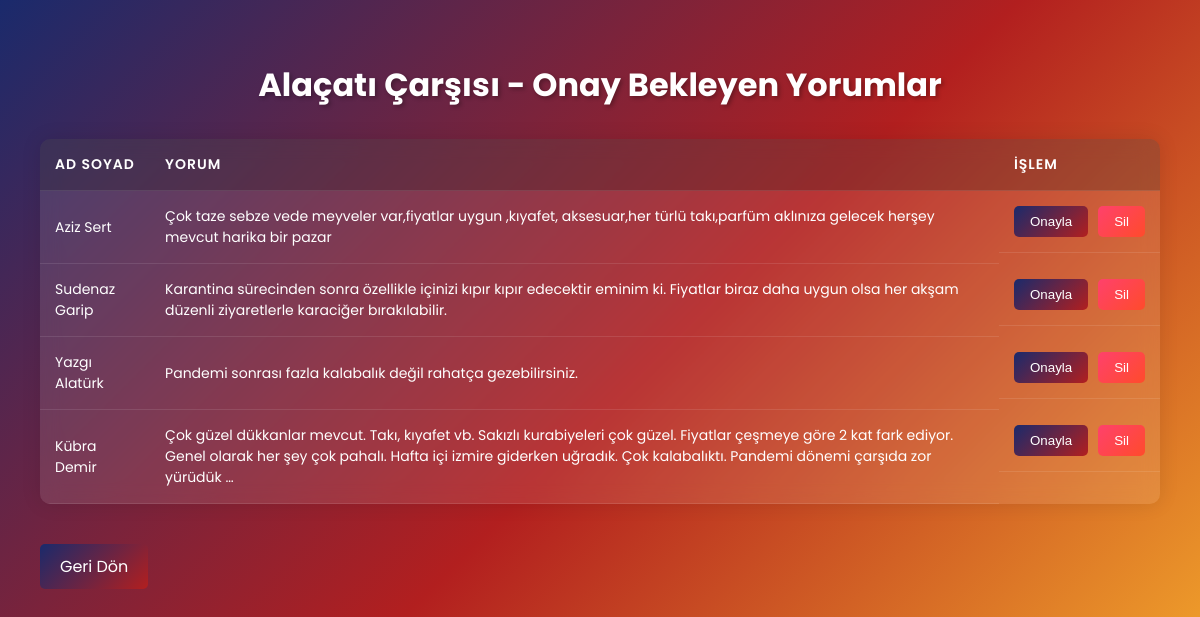
Page /yorumliste.php?id=111&baslik=Alaçatı+Çarşısı on the committed database.
### tables this page shows
CREATE TABLE `yorumlar` (
  `id` int(11) NOT NULL,
  `marker_id` int(11) NOT NULL,
  `yorum` varchar(1000) NOT NULL,
  `durum` int(2) NOT NULL,
  `ad` varchar(100) NOT NULL,
  `soyad` varchar(100) NOT NULL
);

### yorumliste.php (the view, shortened to what this page needs)
<!DOCTYPE html>
<html>
<head>
</head>
<body>
    <div class="container">
        <?php
        $db = new PDO("mysql:host=localhost;dbname=deneme;charset=utf8", "root", "");
        $konum_id = $_GET['id'];
        $baslik = $_GET['baslik'];
        echo "<h1>$baslik - Onay Bekleyen Yorumlar</h1>";
        $sorgu = $db->prepare("SELECT * FROM yorumlar WHERE marker_id = :konum_id AND durum = 0 ORDER BY id DESC");
        $sorgu->execute(['konum_id' => $konum_id]);
        echo '<table class="yorum-table">';
        echo '<thead>';
        echo '<tr>';
        echo '<th>Ad Soyad</th>';
        echo '<th>Yorum</th>';
        echo '<th>İşlem</th>';
        echo '</tr>';
        echo '</thead>';
        echo '<tbody>';
        foreach($sorgu->fetchAll(PDO::FETCH_ASSOC) as $yorum) {
            echo '<tr>';
            echo '<td>' . $yorum['ad'] . ' ' . $yorum['soyad'] . '</td>';
            echo '<td>' . $yorum['yorum'] . '</td>';
            echo '<td class="button-group">';
            echo '<form method="POST" action="yorumonayla.php" style="display: inline;">';
            echo '<button type="submit" class="onay-btn">Onayla</button>';
            echo '</form>';
            echo '<form method="POST" action="yorumsil.php" style="display: inline;">';
            echo '<button type="submit" class="sil-btn" onclick="return confirm(\'Bu yorumu silmek istediğinizden emin misiniz?\')">Sil</button>';
            echo '</form>';
            echo '</td>';
            echo '</tr>';
        }
        echo '</tbody>';
        echo '</table>';
        echo '<a href="yorumbaslik.php" class="geri-btn">Geri Dön</a>';
        ?>
    </div>
</body>
</html>

### yorumliste.php (style rules this page uses)
body { font-family: 'Poppins', sans-serif; background: linear-gradient(135deg, #1a2a6c, #b21f1f, #fdbb2d); margin: 0; padding: 20px; min-height: 100vh; color: white; }
.container { max-width: 1200px; margin: 0 auto; padding: 20px; }
h1 { text-align: center; color: white; margin-bottom: 30px; text-shadow: 2px 2px 4px rgba(0,0,0,0.3); }
.yorum-table { width: 100%; border-collapse: collapse; background: rgba(255, 255, 255, 0.1); backdrop-filter: blur(10px); border-radius: 10px; overflow: hidden; margin-bottom: 20px; box-shadow: 0 0 20px rgba(0,0,0,0.1); }
.yorum-table th, .yorum-table td { padding: 15px; text-align: left; border-bottom: 1px solid rgba(255,255,255,0.1); }
.yorum-table th { background: rgba(0,0,0,0.2); font-weight: 600; text-transform: uppercase; font-size: 14px; letter-spacing: 1px; }
.yorum-table td { font-size: 14px; }
.onay-btn { background: linear-gradient(135deg, #1a2a6c, #b21f1f); color: white; padding: 8px 16px; border: none; border-radius: 5px; cursor: pointer; transition: all 0.3s ease; }
.sil-btn { background: linear-gradient(135deg, #ff416c, #ff4b2b); color: white; padding: 8px 16px; border: none; border-radius: 5px; cursor: pointer; transition: all 0.3s ease; margin-left: 5px; }
.button-group { display: flex; gap: 5px; }
.geri-btn { display: inline-block; padding: 10px 20px; background: linear-gradient(135deg, #1a2a6c, #b21f1f); color: white; text-decoration: none; border-radius: 5px; transition: all 0.3s ease; text-align: center; margin-top: 20px; }

### rows in the picture
yorumlar: ad "Aziz", soyad "Sert", yorum "Çok taze sebze vede meyveler var,fiyatlar uygun ,kıyafet, aksesuar,her türlü takı,parfüm aklınıza gelecek herşey mevcut harika bir pazar"
yorumlar: ad "Sudenaz", soyad "Garip", yorum "Karantina sürecinden sonra özellikle içinizi kıpır kıpır edecektir eminim ki. Fiyatlar biraz daha uygun olsa her akşam düzenli ziyaretlerle karaciğer bırakılabilir."
yorumlar: ad "Yazgı", soyad "Alatürk", yorum "Pandemi sonrası fazla kalabalık değil rahatça gezebilirsiniz."
yorumlar: ad "Kübra", soyad "Demir", yorum "Çok güzel dükkanlar mevcut. Takı, kıyafet vb. Sakızlı kurabiyeleri çok güzel. Fiyatlar çeşmeye göre 2 kat fark ediyor. Genel olarak her şey çok pahalı. Hafta içi izmire giderken uğradık. Çok kalabalıktı. Pandemi dönemi çarşıda zor yürüdük …"

### other values in the picture
$baslik "Alaçatı Çarşısı"
